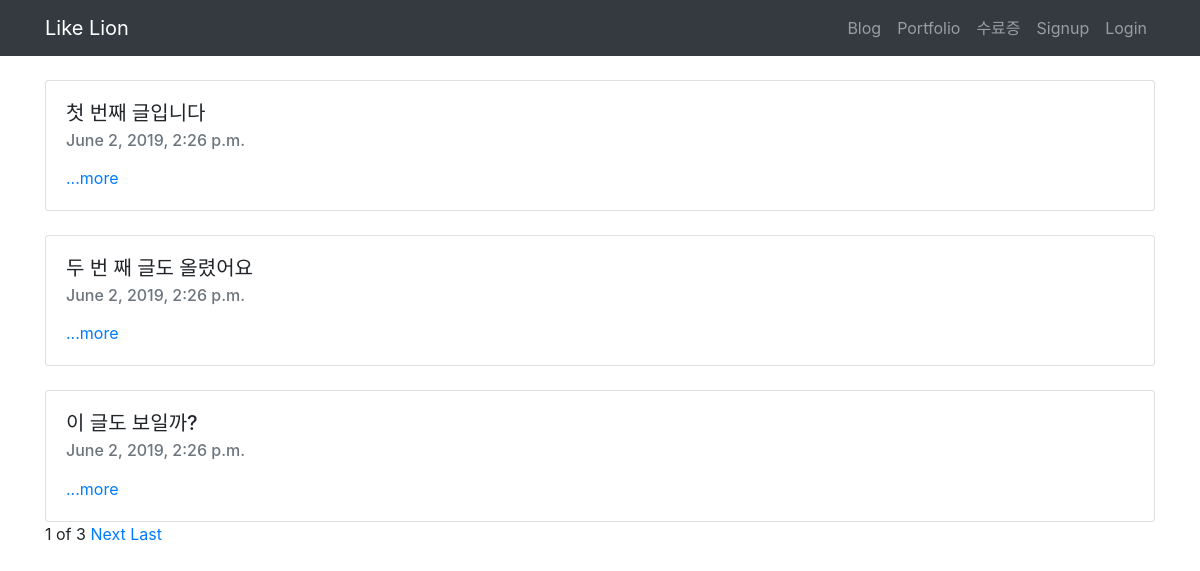
The page / on the database its author committed.
### blog/models.py (models this page shows)
class Blog(models.Model):
    title = models.CharField(max_length=200)
    pub_date = models.DateTimeField('date published')
    body = models.TextField()

### blog/views.py (the view)
# urls.py: path('', blog.views.home, name='home'),
def home(request):
    blogs = Blog.objects
    blog_list=Blog.objects.all()
    paginator = Paginator(blog_list,3)
    page = request.GET.get('page')
    posts = paginator.get_page(page)
    return render(request,'blog/home.html',{'blogs':blogs,'posts':posts})

### blog/templates/blog/home.html (shortened to what this page needs)
{% extends 'base.html' %}
{% block content %}
{% for blog in posts %}
<br>
<div class="card">
  <div class="card-body">
    <h5 class="card-title">{{blog.title}}</h5>
    <h6 class="card-subtitle mb-2 text-muted">{{blog.pub_date}}</h6>
    <a href="{%url 'detail' blog.id%}" class="card-link">...more</a>
  </div>
</div>
{%endfor%}
<span>{{posts.number}}</span>
<span>of</span>
<span>{{posts.paginator.num_pages}}</span>
{%if posts.has_next%}
<a href="?page={{posts.next_page_number}}">Next</a>
<a href="?page={{posts.paginator.num_pages}}">Last</a>
{%endif%}
{% endblock %}

### rows shown on the page
Blog: title "첫 번째 글입니다", pub_date "June 2, 2019, 2:26 p.m."
Blog: title "두 번 째 글도 올렸어요", pub_date "June 2, 2019, 2:26 p.m."
Blog: title "이 글도 보일까?", pub_date "June 2, 2019, 2:26 p.m."

### other values the page prints
{{ posts.number }} "1"
{{ posts.paginator.num_pages }} "3"
